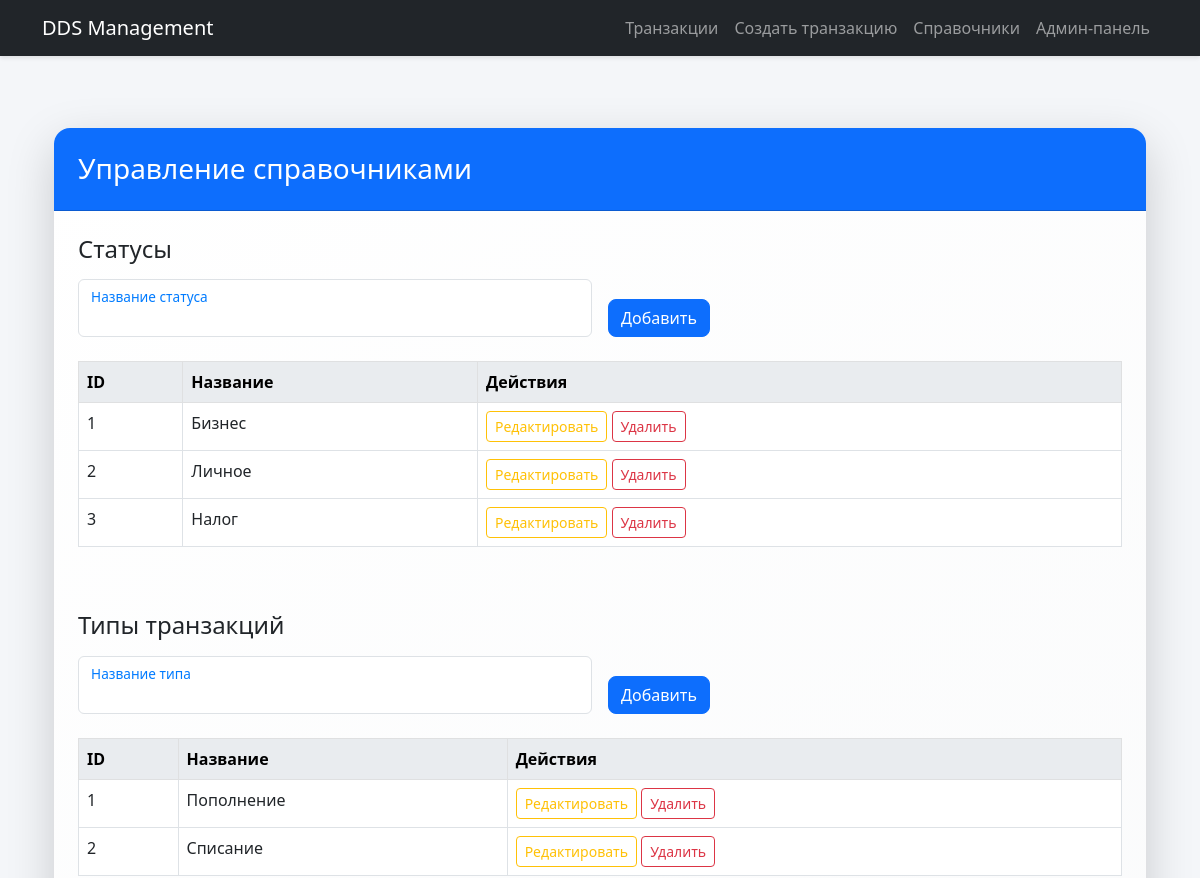
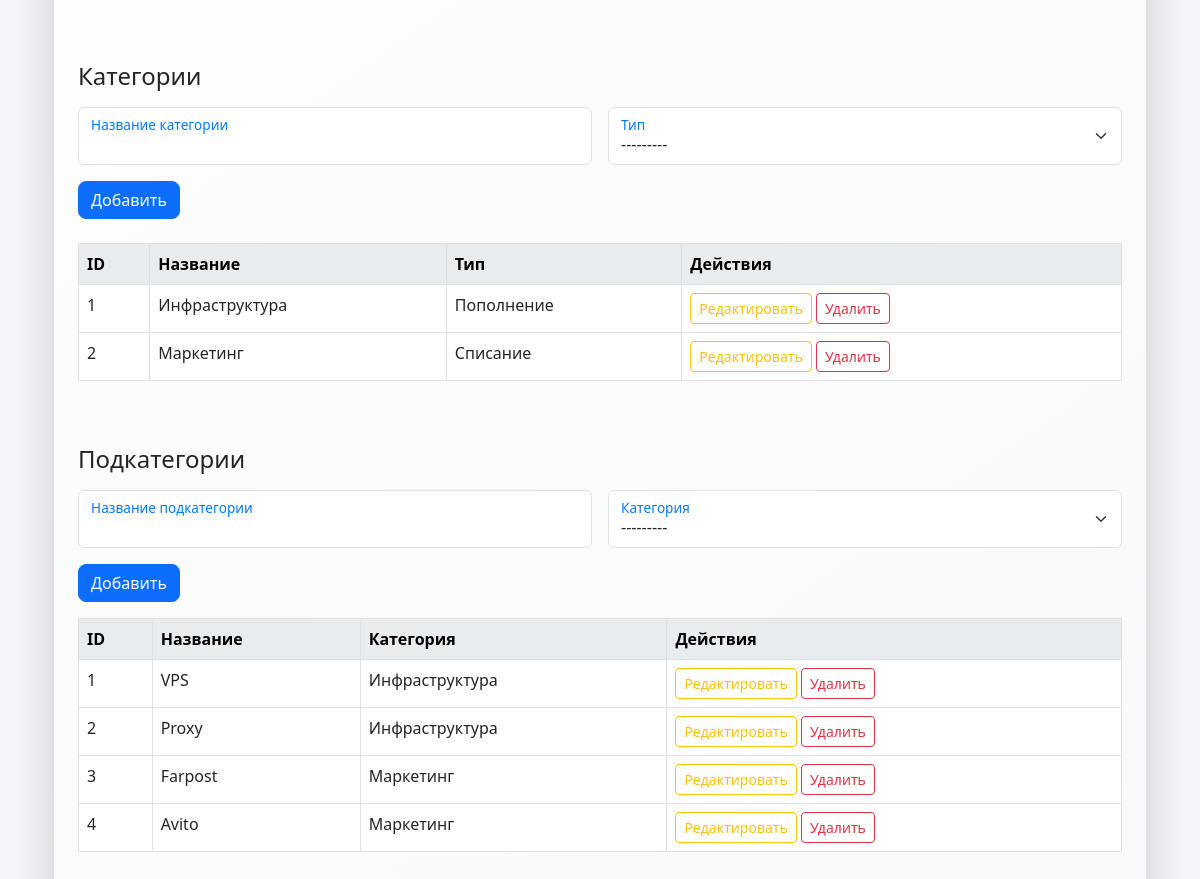
Page /reference/ on the committed database (2 pictures, top to bottom).
### dds/models.py (models this page shows, shortened)
class Status(models.Model):
    name = models.CharField(max_length=50, unique=True)

class TransactionType(models.Model):
    name = models.CharField(max_length=50, unique=True)
    def __str__(self):
        return self.name

class Category(models.Model):
    name = models.CharField(max_length=100)
    type = models.ForeignKey(TransactionType, on_delete=models.CASCADE, related_name="categories")
    def __str__(self):
        return f"{self.name} ({self.type.name})"

class Subcategory(models.Model):
    name = models.CharField(max_length=100)
    category = models.ForeignKey(Category, on_delete=models.CASCADE, related_name="subcategories")

### dds/views.py (the view, shortened to what this page needs)
# urls.py: path('reference/', reference_data, name='reference_data'),
def reference_data(request):
    status_form = StatusForm(request.POST or None, prefix='status')
    type_form = TransactionTypeForm(request.POST or None, prefix='type')
    category_form = CategoryForm(request.POST or None, prefix='category')
    subcategory_form = SubcategoryForm(request.POST or None, prefix='subcategory')
    context = {
        'status_form': status_form,
        'type_form': type_form,
        'category_form': category_form,
        'subcategory_form': subcategory_form,
        'statuses': Status.objects.all(),
        'types': TransactionType.objects.all(),
        'categories': Category.objects.all(),
        'subcategories': Subcategory.objects.all(),
    }
    return render(request, 'html/reference_data.html', context)

### dds/forms.py
class StatusForm(forms.ModelForm):
    class Meta:
        model = Status
        fields = ['name']
        widgets = {
            'name': forms.TextInput(attrs={'class': 'form-control', 'required': True}),
        }

class TransactionTypeForm(forms.ModelForm):
    class Meta:
        model = TransactionType
        fields = ['name']
        widgets = {
            'name': forms.TextInput(attrs={'class': 'form-control', 'required': True}),
        }

### templates/html/reference_data.html (shortened to what this page needs)
{% extends 'html/base.html' %}
{% block content %}
<div class="container mt-5">
    <div class="card shadow-lg border-0" style="border-radius: 1rem; background: linear-gradient(145deg, #ffffff, #f8f9fa);">
        <div class="card-header bg-primary text-white" style="border-top-left-radius: 1rem; border-top-right-radius: 1rem; padding: 1.5rem;">
            <h3 class="mb-0">Управление справочниками</h3>
        </div>
        <div class="card-body p-4">
            <h4 class="mb-3">Статусы</h4>
            <form method="post" class="needs-validation mb-4" novalidate>
                <div class="row g-3">
                    <div class="col-md-6">
                        <div class="form-floating">
                            {{ status_form.name }}
                            <label for="{{ status_form.name.id_for_label }}">Название статуса</label>
                        </div>
                    </div>
                    <div class="col-md-3 align-self-end">
                        <button type="submit" name="status_submit" class="btn btn-primary" style="border-radius: 0.5rem;">Добавить</button>
                    </div>
                </div>
            </form>
            <div class="table-responsive mb-5">
                <table class="table table-hover table-bordered">
                    <thead class="table-light">
                        <tr>
                            <th>ID</th>
                            <th>Название</th>
                            <th>Действия</th>
                        </tr>
                    </thead>
                    <tbody>
                        {% for status in statuses %}
                        <tr>
                            <td>{{ status.id }}</td>
                            <td>{{ status.name }}</td>
                            <td>
                                <button class="btn btn-sm btn-outline-warning" data-bs-toggle="modal" data-bs-target="#editStatusModal{{ status.id }}">Редактировать</button>
                                <form method="post" style="display:inline;">
                                    <button type="submit" name="delete" class="btn btn-sm btn-outline-danger">Удалить</button>
                                </form>
                            </td>
                        </tr>
                        {% empty %}
                        <tr><td colspan="3" class="text-center">Статусы отсутствуют.</td></tr>
                        {% endfor %}
                    </tbody>
                </table>
            </div>
            <h4 class="mb-3">Типы транзакций</h4>
            <form method="post" class="needs-validation mb-4" novalidate>
                <div class="row g-3">
                    <div class="col-md-6">
                        <div class="form-floating">
                            {{ type_form.name }}
                            <label for="{{ type_form.name.id_for_label }}">Название типа</label>
                        </div>
                    </div>
                    <div class="col-md-3 align-self-end">
                        <button type="submit" name="type_submit" class="btn btn-primary" style="border-radius: 0.5rem;">Добавить</button>
                    </div>
                </div>
            </form>
            <div class="table-responsive mb-5">
                <table class="table table-hover table-bordered">
                    <thead class="table-light">
                        <tr>
                            <th>ID</th>
                            <th>Название</th>
                            <th>Действия</th>
                        </tr>
                    </thead>
                    <tbody>
                        {% for type in types %}
                        <tr>
                            <td>{{ type.id }}</td>
                            <td>{{ type.name }}</td>
                            <td>
                                <button class="btn btn-sm btn-outline-warning" data-bs-toggle="modal" data-bs-target="#editTypeModal{{ type.id }}">Редактировать</button>
                                <form method="post" style="display:inline;">
                                    <button type="submit" name="delete" class="btn btn-sm btn-outline-danger">Удалить</button>
                                </form>
                            </td>
                        </tr>
                        {% empty %}
                        <tr><td colspan="3" class="text-center">Типы отсутствуют.</td></tr>
                        {% endfor %}
                    </tbody>
                </table>
            </div>
            <h4 class="mb-3">Категории</h4>
            <form method="post" class="needs-validation mb-4" novalidate>
                <div class="row g-3">
                    <div class="col-md-6">
                        <div class="form-floating">
                            {{ category_form.name }}
                            <label for="{{ category_form.name.id_for_label }}">Название категории</label>
                        </div>
                    </div>
                    <div class="col-md-6">
                        <div class="form-floating">
                            {{ category_form.type }}
                            <label for="{{ category_form.type.id_for_label }}">Тип</label>
                        </div>
                    </div>
                    <div class="col-md-3 align-self-end">
                        <button type="submit" name="category_submit" class="btn btn-primary" style="border-radius: 0.5rem;">Добавить</button>
                    </div>
                </div>
            </form>
            <div class="table-responsive mb-5">
                <table class="table table-hover table-bordered">
                    <thead class="table-light">
                        <tr>
                            <th>ID</th>
                            <th>Название</th>
                            <th>Тип</th>
                            <th>Действия</th>
                        </tr>
                    </thead>
                    <tbody>
                        {% for category in categories %}
                        <tr>
                            <td>{{ category.id }}</td>
                            <td>{{ category.name }}</td>
                            <td>{{ category.type.name }}</td>
                            <td>
                                <button class="btn btn-sm btn-outline-warning" data-bs-toggle="modal" data-bs-target="#editCategoryModal{{ category.id }}">Редактировать</button>
                                <form method="post" style="display:inline;">
                                    <button type="submit" name="delete" class="btn btn-sm btn-outline-danger">Удалить</button>
                                </form>
                            </td>
                        </tr>
                        {% empty %}
                        <tr><td colspan="4" class="text-center">Категории отсутствуют.</td></tr>
                        {% endfor %}
                    </tbody>
                </table>
            </div>
            <h4 class="mb-3">Подкатегории</h4>
            <form method="post" class="needs-validation mb-4" novalidate>
                <div class="row g-3">
                    <div class="col-md-6">
                        <div class="form-floating">
                            {{ subcategory_form.name }}
                            <label for="{{ subcategory_form.name.id_for_label }}">Название подкатегории</label>
                        </div>
                    </div>
                    <div class="col-md-6">
                        <div class="form-floating">
                            {{ subcategory_form.category }}
                            <label for="{{ subcategory_form.category.id_for_label }}">Категория</label>
                        </div>
                    </div>
                    <div class="col-md-3 align-self-end">
                        <button type="submit" name="subcategory_submit" class="btn btn-primary" style="border-radius: 0.5rem;">Добавить</button>
                    </div>
                </div>
            </form>
            <div class="table-responsive mb-5">
                <table class="table table-hover table-bordered">
                    <thead class="table-light">
                        <tr>
                            <th>ID</th>
                            <th>Название</th>
                            <th>Категория</th>
                            <th>Действия</th>
                        </tr>
                    </thead>
                    <tbody>
                        {% for subcategory in subcategories %}
                        <tr>
                            <td>{{ subcategory.id }}</td>
                            <td>{{ subcategory.name }}</td>
                            <td>{{ subcategory.category.name }}</td>
                            <td>
                                <button class="btn btn-sm btn-outline-warning" data-bs-toggle="modal" data-bs-target="#editSubcategoryModal{{ subcategory.id }}">Редактировать</button>
                                <form method="post" style="display:inline;">
                                    <button type="submit" name="delete" class="btn btn-sm btn-outline-danger">Удалить</button>
                                </form>
                            </td>
                        </tr>
                        {% empty %}
                        <tr><td colspan="4" class="text-center">Подкатегории отсутствуют.</td></tr>
                        {% endfor %}
                    </tbody>
                </table>
            </div>
        </div>
    </div>
</div>
{% endblock %}

### templates/html/base.html (shortened to what this page needs)
<!DOCTYPE html>
<html lang="en">
<head>
    <link href="https://cdn.jsdelivr.net/npm/bootstrap@5.3.0/dist/css/bootstrap.min.css" rel="stylesheet">
</head>
<body>
    <nav class="navbar navbar-expand-lg navbar-dark bg-dark">
        <div class="container">
            <a class="navbar-brand" href="{% url 'transaction_list' %}">DDS Management</a>
            <div class="collapse navbar-collapse" id="navbarNav">
                <ul class="navbar-nav ms-auto">
                    <li class="nav-item">
                        <a class="nav-link" href="{% url 'transaction_list' %}">Транзакции</a>
                    </li>
                    <li class="nav-item">
                        <a class="nav-link" href="{% url 'transaction_create' %}">Создать транзакцию</a>
                    </li>
                    <li class="nav-item">
                        <a class="nav-link" href="{% url 'reference_data' %}">Справочники</a>
                    </li>
                    <li class="nav-item">
                        <a class="nav-link" href="/admin/">Админ-панель</a>
                    </li>
                </ul>
            </div>
        </div>
    </nav>
    <div class="container py-4">
        {% block content %}
        {% endblock %}
    </div>
</body>
</html>

### templates/html/base.html (style rules this page uses)
body { background-color: #f4f6f9; }
.navbar { box-shadow: 0 2px 4px rgba(0,0,0,0.1); }
.card { border-radius: 0.5rem; }
.table th { background-color: #e9ecef; }

### templates/html/reference_data.html (style rules this page uses)
.form-floating > label { color: #495057; transition: all 0.2s ease; }
.form-floating > .form-control:focus ~ label, .form-floating > .form-control:not(:placeholder-shown) ~ label, .form-floating > .form-select ~ label { transform: scale(0.85) translateY(-0.5rem) translateX(0.15rem); color: #007bff; }
.table th { background-color: #e9ecef; }

### rows in the picture
Status: id "1", name "Бизнес"
Status: id "2", name "Личное"
Status: id "3", name "Налог"
TransactionType: id "1", name "Пополнение"
TransactionType: id "2", name "Списание"
Category: id "1", name "Инфраструктура", type.name "Пополнение"
Category: id "2", name "Маркетинг", type.name "Списание"
Subcategory: id "1", name "VPS", category.name "Инфраструктура"
Subcategory: id "2", name "Proxy", category.name "Инфраструктура"
Subcategory: id "3", name "Farpost", category.name "Маркетинг"
Subcategory: id "4", name "Avito", category.name "Маркетинг"
